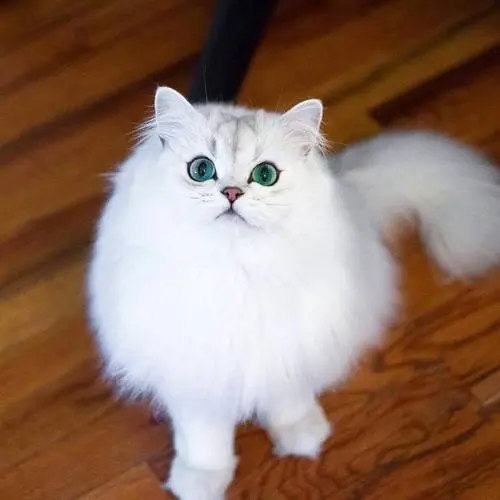
#> input picture 04_opencv/cat1.jpg, 500 x 500 px
$ python 'lf_01_opencv基操.py'
#> lines starting #> are read from the running program, lines starting #| are printed output that depends on the picture; after the words box and inside, x2 and y2 are one past the last pixel; in counts of white or black regions, pixels touching at a corner belong together
import cv2
import matplotlib.pyplot as plt
import numpy as np
# 1.读取一个图片
# 1彩色图 0灰度图 -1读取alpha通道
lena = cv2.imread('./cat1.jpg',1)
#> lena is the input picture: shape (500, 500, 3); mean B, G, R 100.1, 114.9, 142.6
# 2.显示图片
# 2.1 cv中的方法显示
# str可以设置显示图片的名称
# cv2.imshow('cat',lena)
# cv2.waitKey(0)
# 2.2 以matplotlib中的方法显示
# 在cv中是bgr存储 在plt中是rgb,所以先翻转
# plt.imshow(lena,cmap=plt.cm.gray)
# plt.show()
# 3.图片保存
# cv2.imwrite('cat2.png',lena)
# 4.绘制图像用matlab
# 5.获取并修改图像中的像素
# 获取某个像素点的值
px = lena[100,100]
#> px = [12, 33, 71]
print("某点的像素值：",px)
#| 某点的像素值： [12 33 71]
# 仅获取蓝色通道的强度值
blue = lena[100,100,0]
#> blue = 12
print("某点蓝色通道的像素值：",blue)
#| 某点蓝色通道的像素值： 12
# 修改某个位置的像素值
lena[100,100] = [255,255,255]
#> lena: shape (500, 500, 3); under 0.01% of pixels changed, all inside (x1, y1, x2, y2) = (100, 100, 101, 101)
print("修改后的像素值：", lena[100,100])
#| 修改后的像素值： [255 255 255]
# 获取图像的属性
print("图像的大小为：",lena.shape)
#| 图像的大小为： (500, 500, 3)
print("图像的类型：", lena.dtype)
#| 图像的类型： uint8
print("图像的像素个数：", lena.size)
#| 图像的像素个数： 750000
# 6.通道拆分与合并
b,g,r = cv2.split(lena)
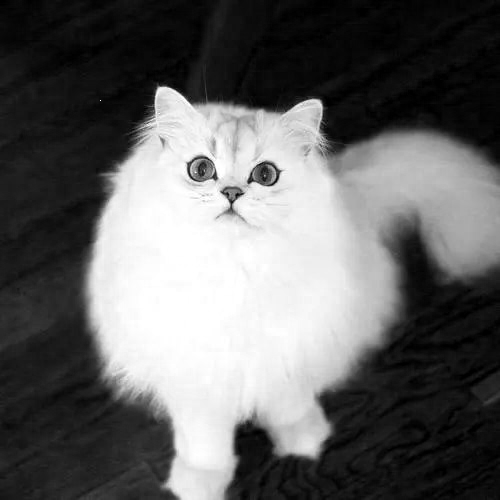
#> b: shape (500, 500); min 0, max 255, mean 100.1
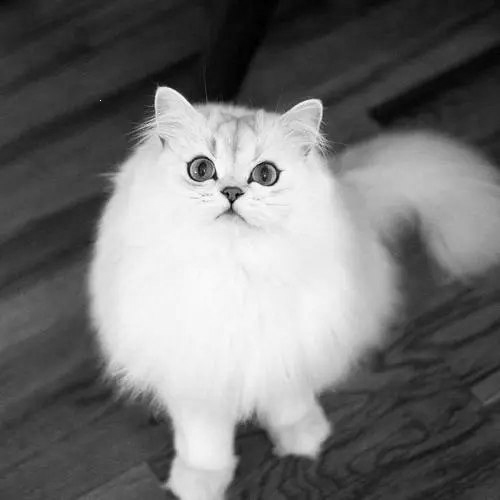
#> g: shape (500, 500); min 0, max 255, mean 114.9
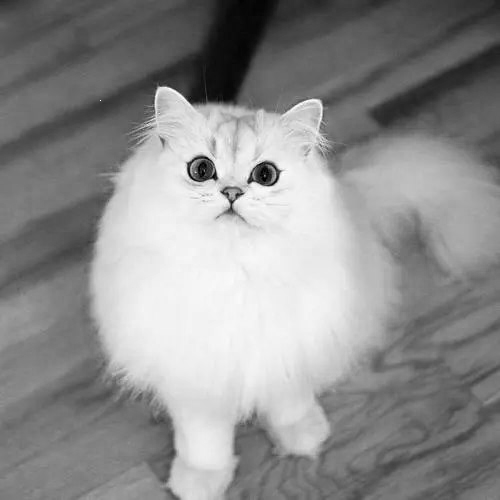
#> r: shape (500, 500); min 0, max 255, mean 142.6
print("拆分后每个通道的形状：",(b.shape,g.shape,r.shape))
#| 拆分后每个通道的形状： ((500, 500), (500, 500), (500, 500))
img = cv2.merge((b,g,r))
# cv2.imshow("image",img)
# cv2.waitKey(0)
# 7.色彩空间的改变
# cv2.COLOR_BGR2GRAY/cv2.COLOR_BGR2HSV
img2 = cv2.cvtColor(img,cv2.COLOR_BGR2GRAY)
img3 = cv2.cvtColor(img,cv2.COLOR_BGR2HSV)
#> img3: shape (500, 500, 3); mean H, S, V 53.6, 125.7, 147
cv2.imshow("image",img3)
cv2.waitKey(0)
